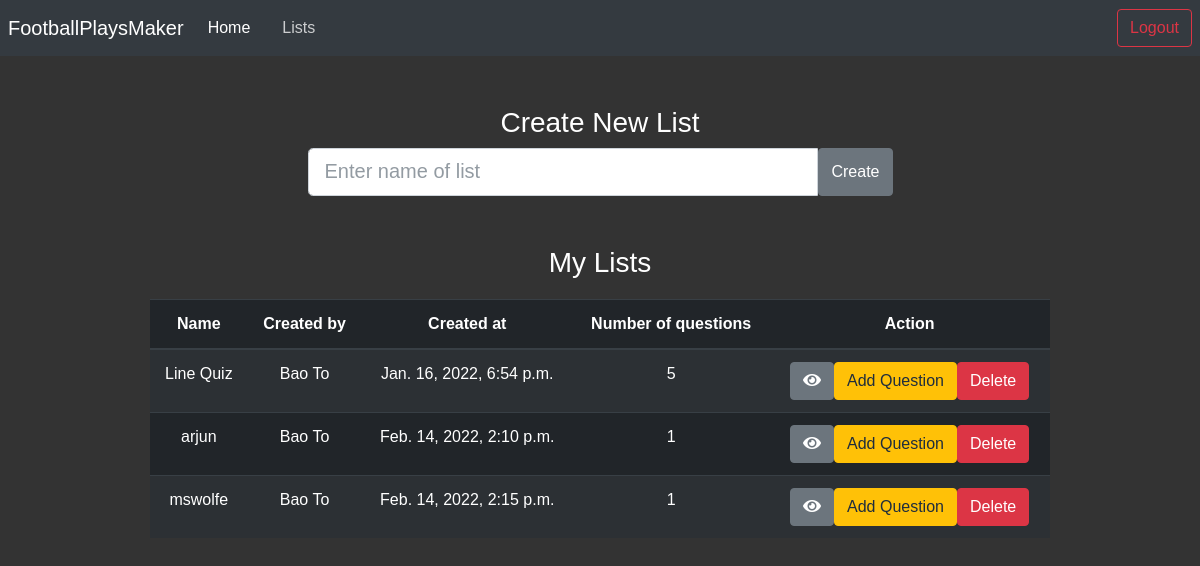
The app's page /createlist (signed in), older data.
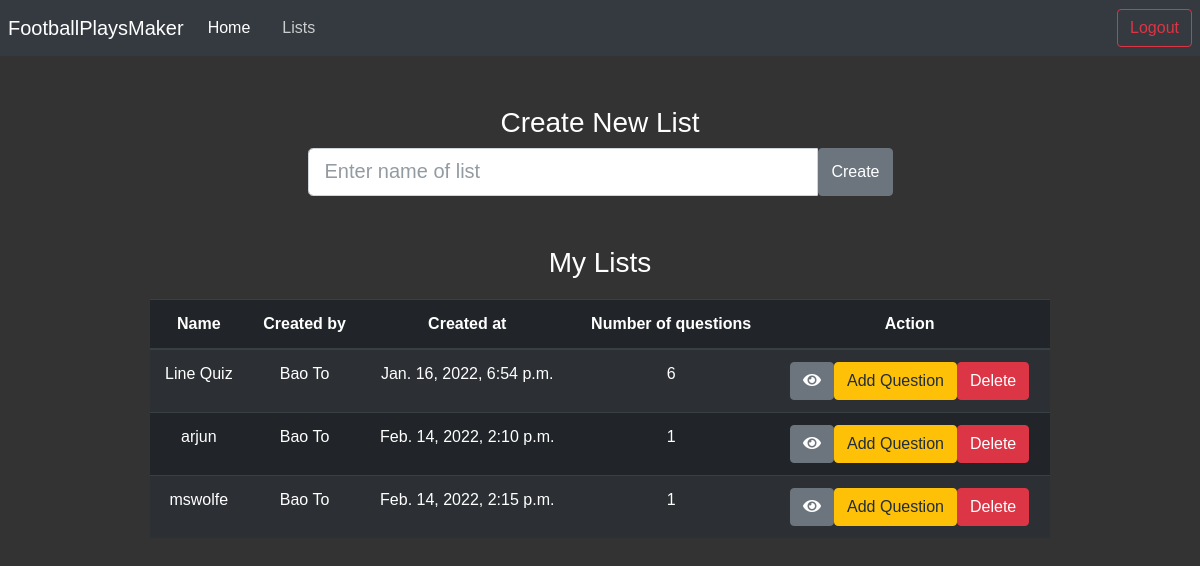
The same page, newer data.
### main/models.py (models this page shows, shortened)
class List(models.Model):
    list_name = models.CharField(max_length=255)
    user = models.ForeignKey(User, related_name="lists", on_delete=models.CASCADE)
    created_at = models.DateTimeField(auto_now_add=True) #used for logging the time that the user signed up
    number_of_questions = models.IntegerField(default=0) #used to collect the number of questions that are collected by the user

class User(models.Model):
    first_name = models.CharField(max_length=255)
    last_name = models.CharField(max_length=255)
    email = models.CharField(max_length=255)
    password = models.CharField(max_length=255)
    def __str__(self): #this is like the getInstance() method in Frc, it gets the instance object
        return self.first_name + " " + self.last_name

### main/views.py (the view, shortened to what this page needs)
# urls.py: path('createlist', createlist, name='createlist'),
def createlist(request):
    if request.method == 'GET':
        lists = List.objects.filter(user=request.session['user'])
        return render(request, 'createlist.html', {'lists': lists})

### templates/createlist.html (shortened to what this page needs)
{% load static %}
<!DOCTYPE html>
<html lang="en">
  <head>
    <link
      rel="stylesheet"
      href="https://maxcdn.bootstrapcdn.com/bootstrap/4.0.0/css/bootstrap.min.css"
    />
    <link rel="stylesheet" href="{% static 'dist/css/adminlte.min.css' %}" />
    <link rel="stylesheet" href="https://cdnjs.cloudflare.com/ajax/libs/font-awesome/5.11.2/css/fontawesome.min.css">
    <link rel="stylesheet" href="https://cdnjs.cloudflare.com/ajax/libs/font-awesome/5.11.2/css/all.min.css">
  </head>
  <body style="background-color: #333;font-family: Helvetica;font-style: bold;">
    <nav class="navbar navbar-expand-lg navbar-dark bg-dark">
      <div class="collapse navbar-collapse" id="navbarTogglerDemo01">
        <a class="navbar-brand" href="/">FootballPlaysMaker</a>
        <ul class="navbar-nav mr-auto mt-2 mt-lg-0">
          <li class="nav-item active">
            <a class="nav-link" href="/"
              >Home </a
            >
          </li>
          <li class="nav-item">
            <a class="nav-link" href="/lists">Lists <span class="sr-only">(current)</span></a>
          </li>
        </ul>
        <a
          href="/logout"
          style="margin-left: 10px"
          class="btn btn-outline-danger my-2 my-sm-0"
          type="submit"
          >Logout</a
        >
      </div>
    </nav>
    <h3 style="color: white;text-align: center;margin-top: 50px;">Create New List</h3>
    <div class="container" style="width: 50%;">
    <form action="/createlist" method="post">
        <div class="input-group input-group-lg">
            <input type="text" name="name"  placeholder="Enter name of list" class="form-control" aria-label="Sizing example input" aria-describedby="inputGroup-sizing-lg">
            <input type="submit" value="Create" class="btn btn-secondary">
        </div>
    </form>
</div>
    <h3 style="color: white;text-align: center;margin-top: 50px;">My Lists</h3>
    <div class="container d-flex justify-content-center" style="margin-top: 20px;">
    <table class="table table-striped table-dark " style="width: 80%;text-align: center;">
        <thead>
          <tr>
            <th scope="col">Name</th>
            <th scope="col">Created by</th>
            <th scope="col">Created at</th>
            <th scope="col">Number of questions</th>
            <th scope="col">Action</th>
          </tr>
        </thead>
        <tbody>
        {% for list in lists %}
          <tr>
            <td>{{list.list_name}}</td>
            <td>{{list.user}}</td>
            <td>{{list.created_at}}</td>
            <td>{{list.number_of_questions}}</td>
            <td><a href="/view/{{list.id}}" class="btn btn-secondary"><i class="fa fa-eye"></i></a><a href="/add_question/{{list.id}}" class="btn btn-warning">Add Question</a><a href="/delete_list/{{list.id}}" class="btn btn-danger">Delete</a></td>
          </tr>
        {% endfor %}
        </tbody>
      </table>
    </div>
  </body>
</html>

Row changes from the older to the newer data that the page shows:
changed List "Line Quiz": number_of_questions "5" → "6"
